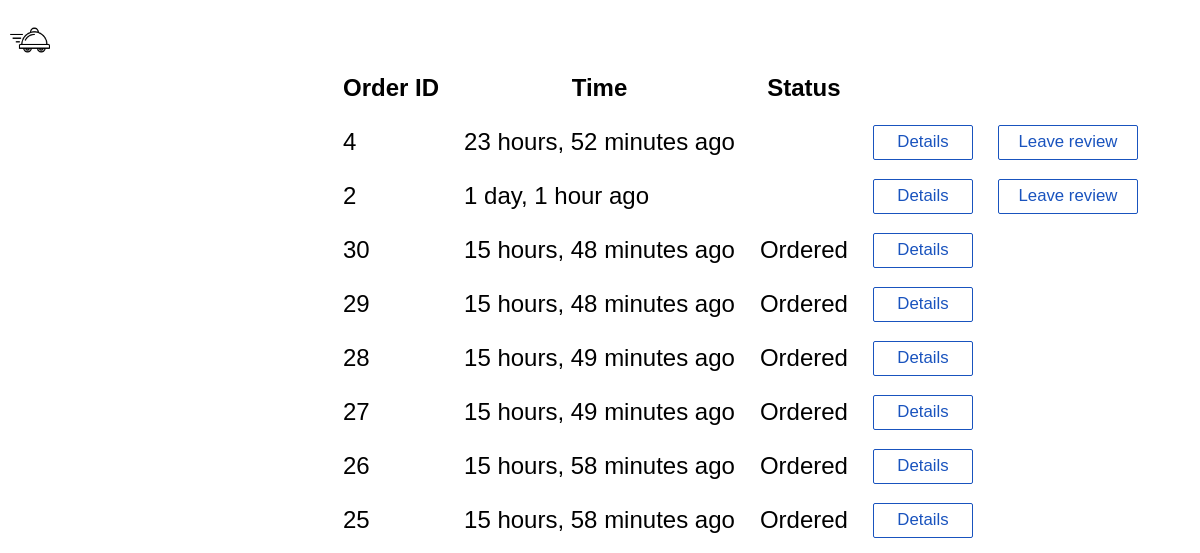
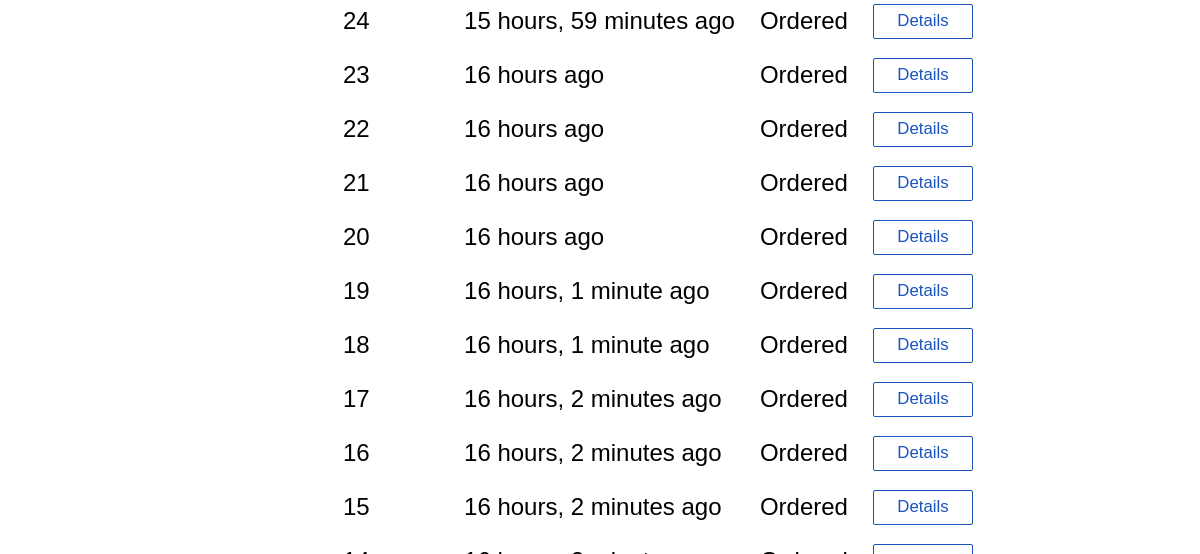
The page /order_history/ (signed in, upper part) on the database as committed earlier (2 pictures, top to bottom).
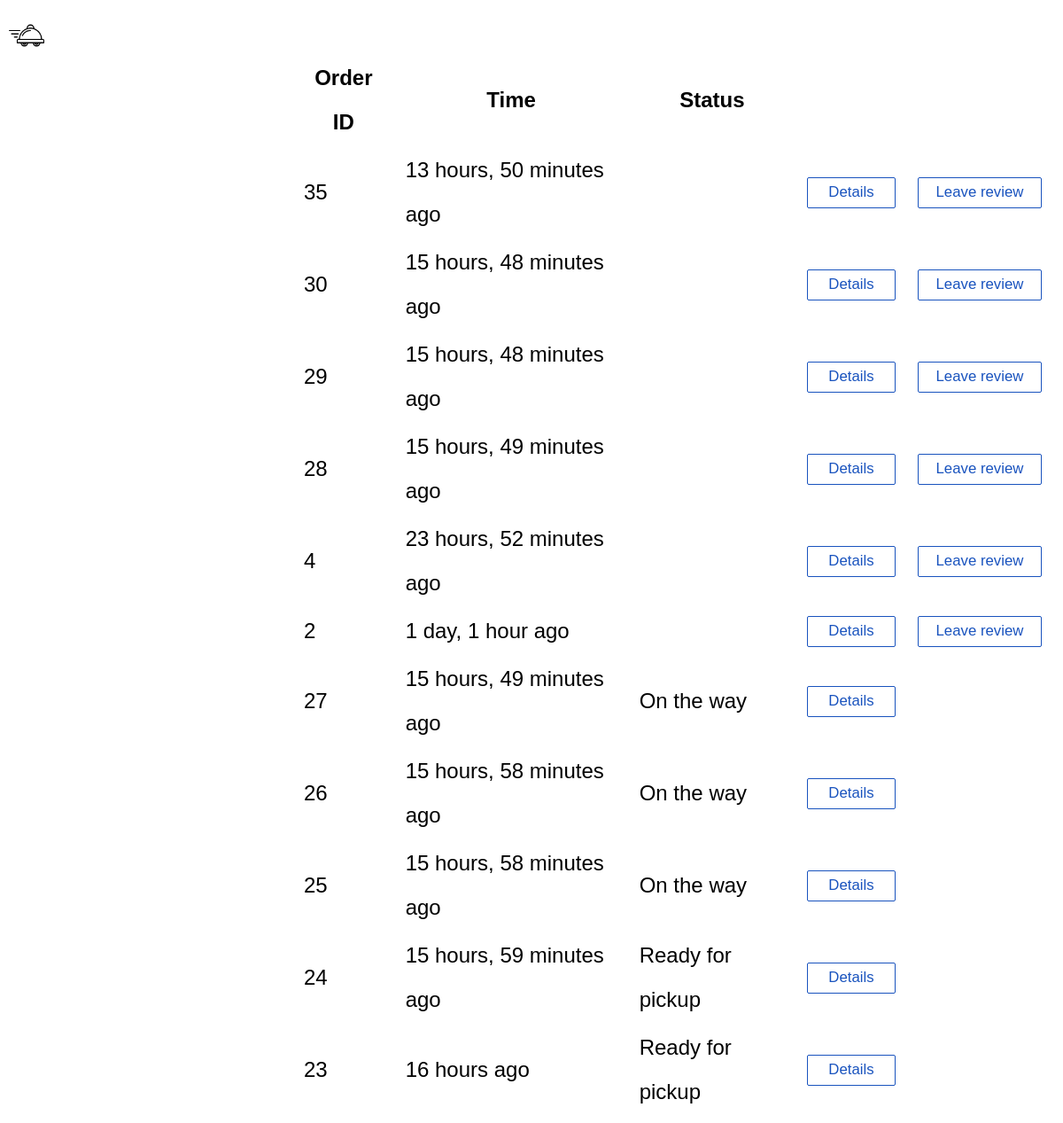
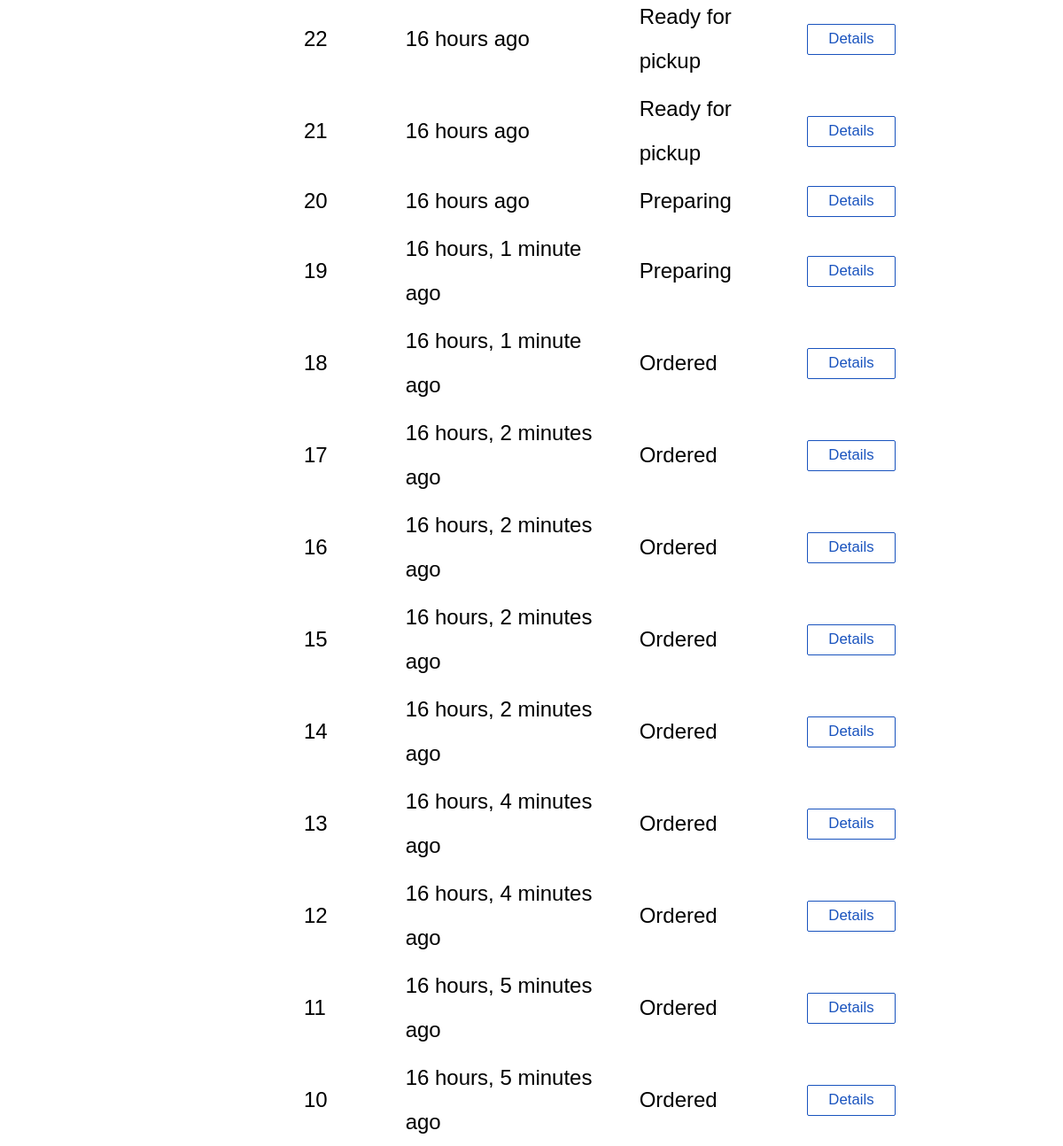
The same page on the database as committed later (2 pictures, top to bottom).
### base/models.py (models this page shows, shortened)
class Order(models.Model):
    created_on = models.DateTimeField(auto_now_add=True)
    updated = models.DateTimeField(auto_now=True)
    rating = models.DecimalField(max_digits=3, decimal_places=2, validators=[MinValueValidator(0.0), MaxValueValidator(5.0)],null=True)
    items = models.ManyToManyField(Items, related_name="placed", through='OrderItem')
    amount = models.DecimalField(max_digits=5, decimal_places=2)
    deliverer = models.ForeignKey(Deliverer, on_delete=models.DO_NOTHING, null=True)
    customer = models.ForeignKey(Customer, on_delete=models.CASCADE, related_name='foodorder')
    delivered = models. IntegerField(default=0)
    address = models.ForeignKey(Addresses, on_delete=models.DO_NOTHING, null=True)
    restaurant = models.ForeignKey(Restaurant, on_delete=models.CASCADE, null=True)
    class Meta:
        ordering = ['-created_on',]

### base/views.py (the view)
# urls.py: path('order_history/', views.orderHistory, name='order-history'),
def orderHistory(request):
    order = Order.objects.all().filter(customer_id = request.user.id).order_by('-delivered','-created_on')
    return render(request,"base/order_history.html",{'order_list' : order})

### base/templates/base/order_history.html (shortened to what this page needs)
{%load static%}
<head>
    <link rel="stylesheet" href="{%static 'styles/style.css'%}" />
    <link rel="stylesheet" href="https://cdnjs.cloudflare.com/ajax/libs/font-awesome/4.7.0/css/font-awesome.min.css">
</head>
<body class = "order-his">
    <a href = '/'>
        <img src = " {%static 'images/transparent_black.png'%}" class = 'logo'>
    </a>
    <table class='pending-table'>
        <tr>
            <th> Order ID</th>
            <th> Time</th>
            <th> Status</th>
            <th> </th>
            <th> </th>
        </tr>
    {%for order in order_list%}
    <tr>
        <td>
            {{order.pk}}
        </td>
        <td>
            {{order.created_on|timesince}} ago
        </td>
        <td>
            {%if order.delivered == 3 %}
                On the way
            {%elif order.delivered == 2 %}
                Ready for pickup
            {%elif order.delivered == 1 %}
                Preparing
            {%elif order.delivered == 0 %}
                Ordered
            {%elif order.delivered == -1 %}
                Refused order
            {%endif%}
        </td>
        <td>
            <a href = "{% url 'order-view' order.id %}" >
                <button class = 'create-button' style='font-size:0.7em;'>
                    Details
                </button>
            </a>
        </td>
        <td>
        {%if order.delivered == 4%}
        <a href = "{%url 'rating' order.id %}" >
            <button class = 'create-button' style='width:140; font-size:0.7em'>
                Leave review
            </button>
        </a>
        {%endif%}
        </td>
    </tr>
    {%endfor%}
</table>
</body>

Rows that differ between the two databases and show on the page:
added Order: pk "35", created_on "13 hours, 50 minutes", delivered "Leave review"
changed Order id 30: delivered "Ordered" → "Leave review"
changed Order id 29: delivered "Ordered" → "Leave review"
changed Order id 28: delivered "Ordered" → "Leave review"
shown differently, row unchanged: Order "23 hours, 52 minutes": moves down the list
shown differently, row unchanged: Order "1 day, 1 hour": moves down the list
changed Order id 27: delivered "Ordered" → "On the way"
changed Order id 26: delivered "Ordered" → "On the way"
changed Order id 25: delivered "Ordered" → "On the way"
changed Order "15 hours, 59 minutes": delivered "Ordered" → "Ready for pickup"
changed Order id 23: delivered "Ordered" → "Ready for pickup"
changed Order id 22: delivered "Ordered" → "Ready for pickup"
changed Order id 21: delivered "Ordered" → "Ready for pickup"
changed Order id 20: delivered "Ordered" → "Preparing"
changed Order id 19: delivered "Ordered" → "Preparing"
now on this page (row unchanged): Order: pk "14", created_on "16 hours, 2 minutes", delivered "Ordered"
now on this page (row unchanged): Order: pk "13", created_on "16 hours, 4 minutes", delivered "Ordered"
now on this page (row unchanged): Order: pk "12", created_on "16 hours, 4 minutes", delivered "Ordered"
now on this page (row unchanged): Order: pk "11", created_on "16 hours, 5 minutes", delivered "Ordered"
now on this page (row unchanged): Order: pk "10", created_on "16 hours, 5 minutes", delivered "Ordered"
